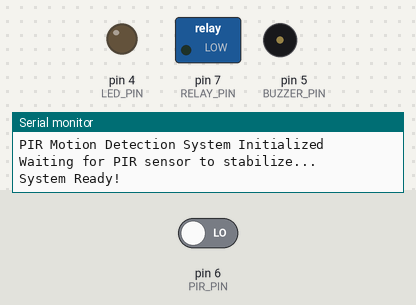
The sketch below on a simulated Arduino Uno, built with avr-gcc and run on an emulated ATmega328P. Shown: switched loads named in the sketch (green lamp = pin HIGH), output pins drawn as LEDs (lit = HIGH), buzzer (waves = sounding, pin HIGH), the last lines printed to the serial monitor. Inputs (shaded band) come from the test bench; at power-on: pin 6 (PIR_PIN) LOW.

Above: at 3.2 s.
3.3 s: pin 6 (PIR_PIN) driven HIGH
At 3.41 s:
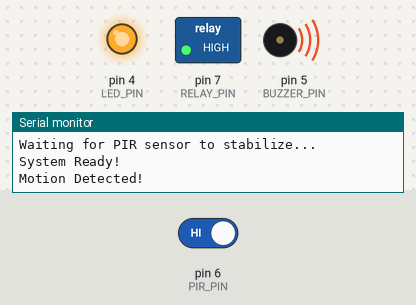
At 4.5 s:
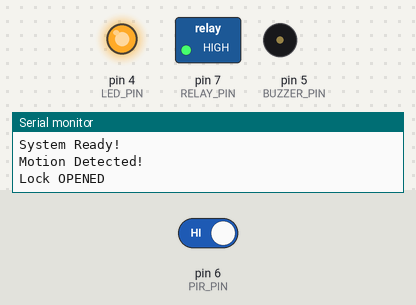
Timing chart, 0 to 6.3 s (numbered marks = the images above; inputs shaded):
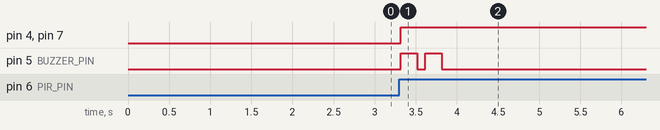

Measured:
- after the input at 3.3 s, pin 4 (LED_PIN), pin 7 (RELAY_PIN): LOW → HIGH at once; pin 5 (BUZZER_PIN): alternates HIGH for 0.20 s and LOW for 0.10 s, 4 changes in all, then stays LOW, starting at once

The sketch:

motion-detection.ino
```cpp
/*
 * PIR Motion Detection Security System
 * Components: PIR Sensor, Solenoid Lock (via Relay), LED, Buzzer
 *
 * Functionality:
 * - PIR detects motion → Solenoid unlocks, LED on, Buzzer beeps
 * - No motion detected → Solenoid locks, LED off, Buzzer off
 */

// Pin Definitions
const int PIR_PIN = 6;        // PIR sensor output pin
const int RELAY_PIN = 7;      // Relay controlling solenoid lock
const int LED_PIN = 4;       // LED indicator
const int BUZZER_PIN = 5;     // Buzzer

// Timing Constants
const unsigned long LOCK_DELAY = 3000;  // Time to keep lock open after motion stops (ms)
const int BEEP_DURATION = 200;          // Buzzer beep duration (ms)

// Variables
int pirState = LOW;                     // Current PIR state
int lastPirState = LOW;                 // Previous PIR state
unsigned long motionEndTime = 0;        // Time when motion last detected
bool lockOpen = false;                  // Current lock state

void setup() {
  // Initialize pins
  pinMode(PIR_PIN, INPUT);
  pinMode(RELAY_PIN, OUTPUT);
  pinMode(LED_PIN, OUTPUT);
  pinMode(BUZZER_PIN, OUTPUT);

  // Set initial states (lock closed)
  digitalWrite(RELAY_PIN, LOW);
  digitalWrite(LED_PIN, LOW);
  digitalWrite(BUZZER_PIN, LOW);

  // Initialize serial monitor
  Serial.begin(9600);
  Serial.println("PIR Motion Detection System Initialized");
  Serial.println("Waiting for PIR sensor to stabilize...");

  // Give PIR sensor time to stabilize (30-60 seconds recommended)
  delay(2000);  // Reduced for testing, increase to 30000 for production
  Serial.println("System Ready!");
}

void loop() {
  // Read PIR sensor
  pirState = digitalRead(PIR_PIN);

  // Motion detected
  if (pirState == HIGH) {
    motionEndTime = millis();  // Update the last motion time

    // If this is new motion detection
    if (!lockOpen) {
      Serial.println("Motion Detected!");
      openLock();
    }
  }

  // Check if it's time to close the lock
  if (lockOpen && (millis() - motionEndTime > LOCK_DELAY)) {
    Serial.println("No motion - Closing lock");
    closeLock();
  }

  // Small delay for stability
  delay(100);
}

void openLock() {
  lockOpen = true;

  // Activate solenoid lock (unlock)
  digitalWrite(RELAY_PIN, HIGH);

  // Turn on LED
  digitalWrite(LED_PIN, HIGH);

  // Sound buzzer (short beep pattern)
  for (int i = 0; i < 2; i++) {
    digitalWrite(BUZZER_PIN, HIGH);
    delay(BEEP_DURATION);
    digitalWrite(BUZZER_PIN, LOW);
    delay(100);
  }

  Serial.println("Lock OPENED");
}

void closeLock() {
  lockOpen = false;

  // Deactivate solenoid lock (lock)
  digitalWrite(RELAY_PIN, LOW);

  // Turn off LED
  digitalWrite(LED_PIN, LOW);

  // Sound buzzer (single long beep)
  digitalWrite(BUZZER_PIN, HIGH);
  delay(BEEP_DURATION * 2);
  digitalWrite(BUZZER_PIN, LOW);

  Serial.println("Lock CLOSED");
}
```
